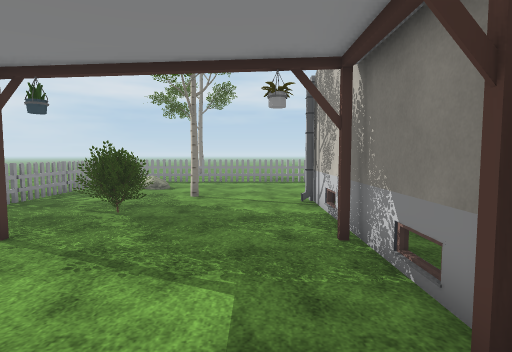
View 1 (above)

24 first-person views from a walk through a Unity game level. The camera is 1.5 m above the floor, tilts 4° down and sees 80° across. Doors are open. The floor is counted in squares, 1 m on a side. Each view is taken from the middle of a square. On the plan, view 1 faces up. The plan holds only what a view shows up to about 15 squares ahead; the rest is blank. The place goes on beyond the plan. The terrain is drawn as flat ground. The player character is not drawn. Some surface patterns are stand-ins.

View 2
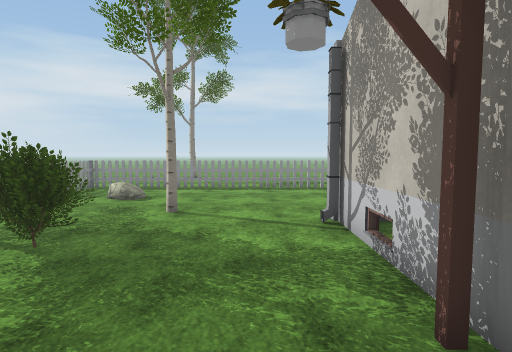

View 3
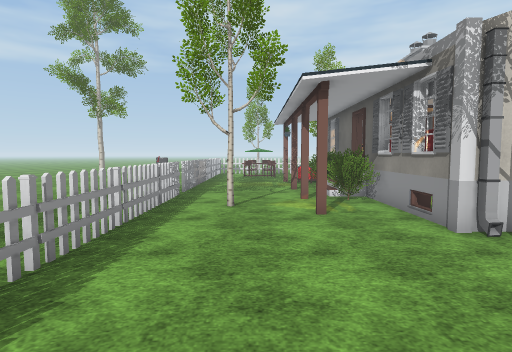

View 4
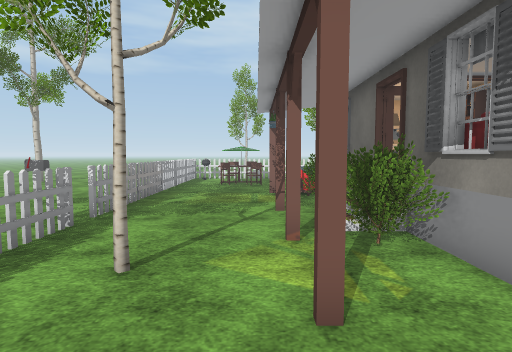

View 5
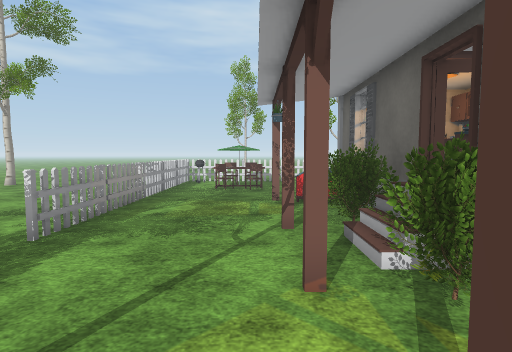

View 6
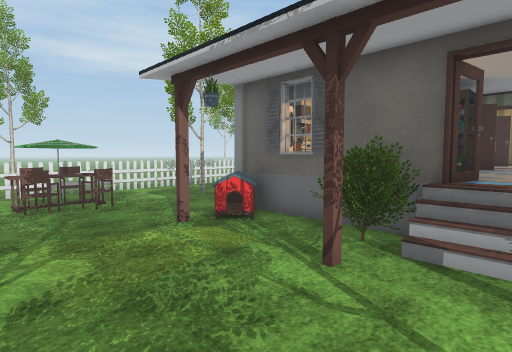

View 7
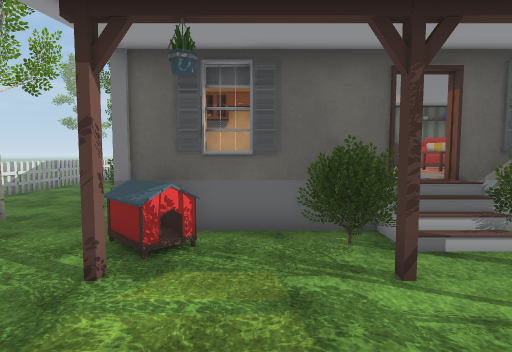

View 8
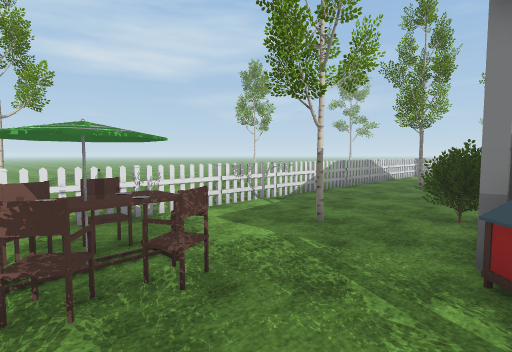

View 9
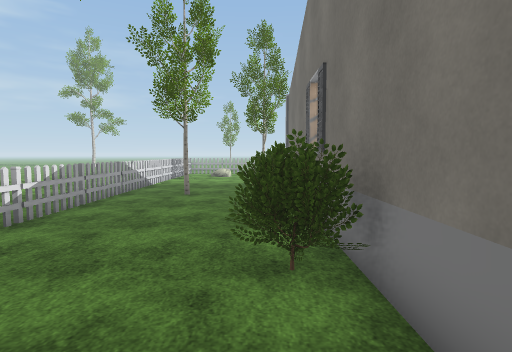

View 10
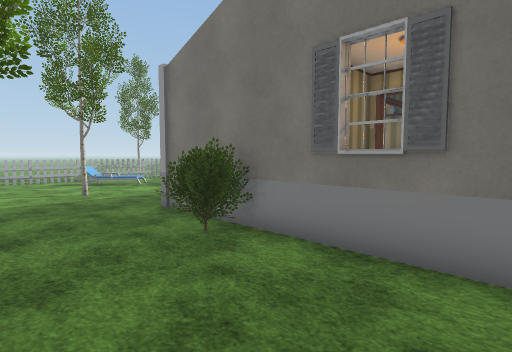

View 11
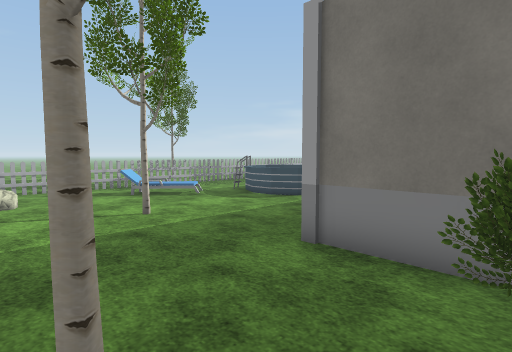

View 12
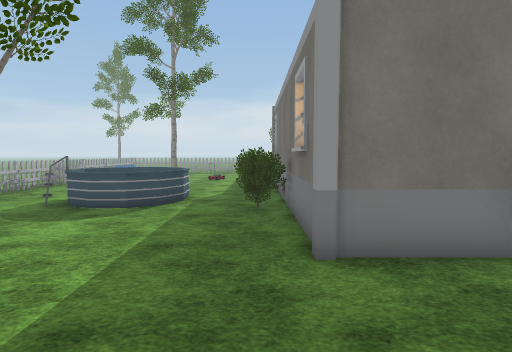

View 13
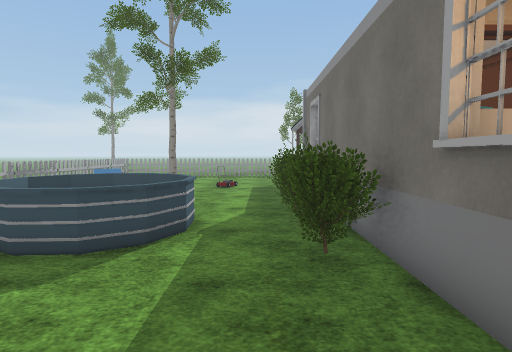

View 14
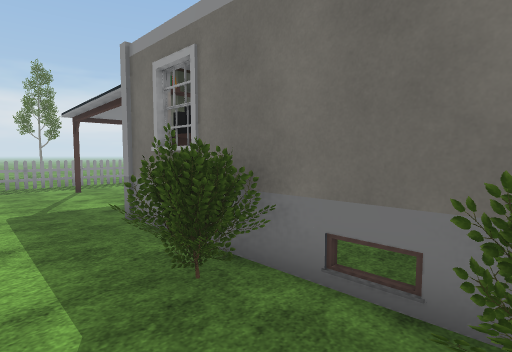

View 15
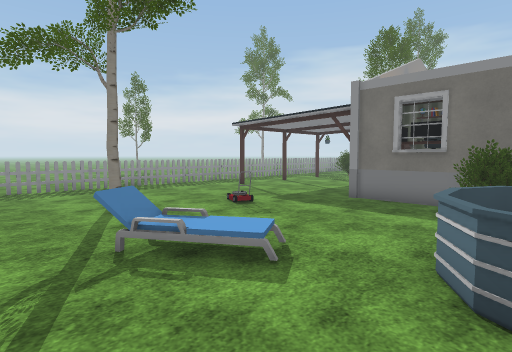

View 16
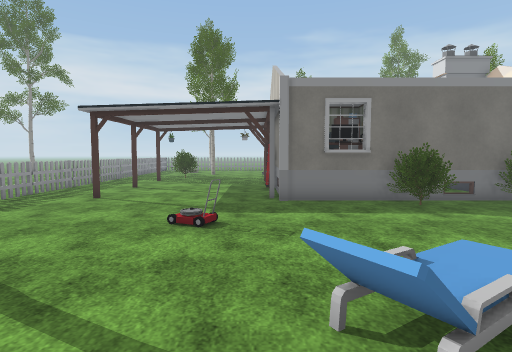

View 17
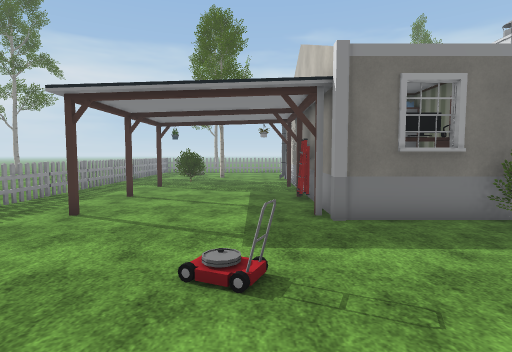

View 18
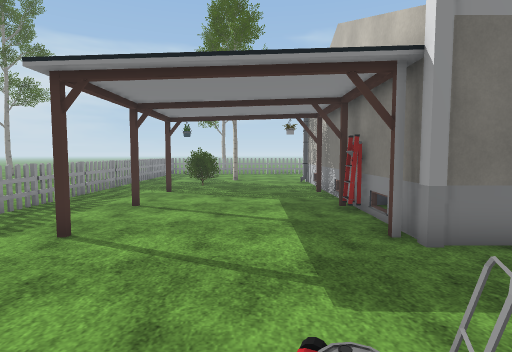

View 19
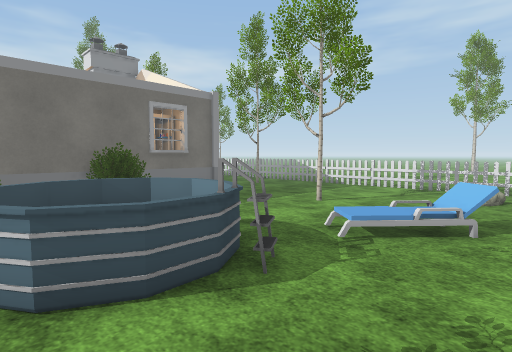

View 20
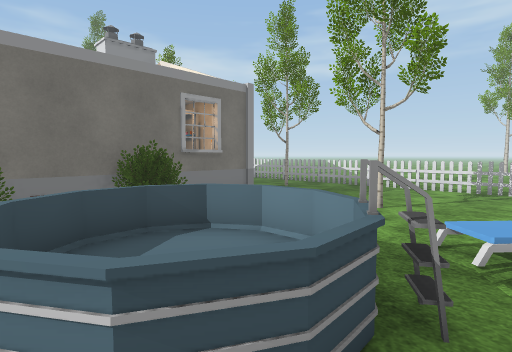

View 21
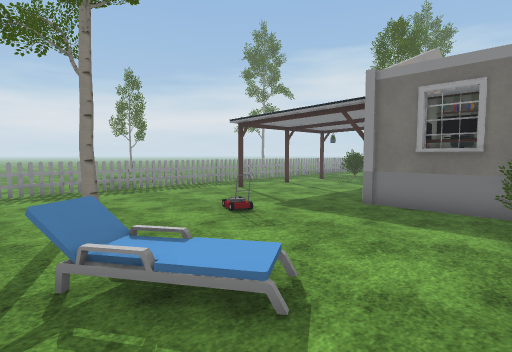

View 22
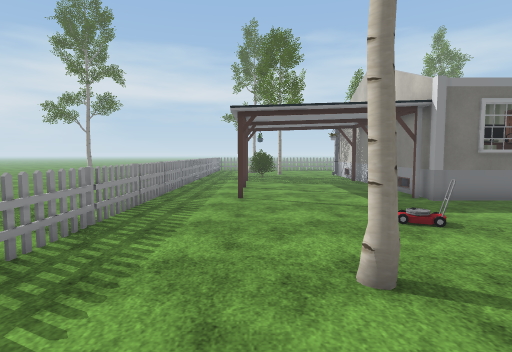

View 23
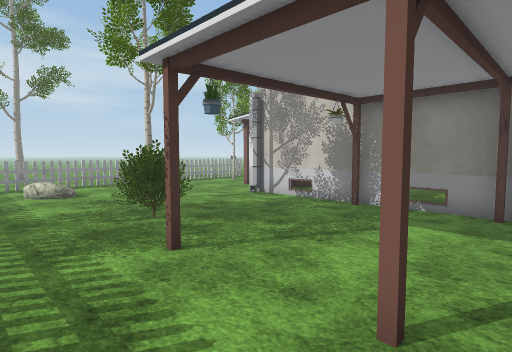

View 24
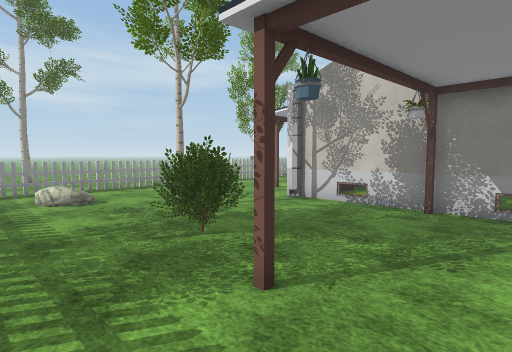

### Floor plan
Key: @ floor where view 1 was taken; # wall or solid block; x gap in a wall; . main floor; : floor 0.25 m higher than the main floor; + floor 0.5 m higher than the main floor; / step, stairs or slope; D open door; = window, fence, low wall or low ledge; ^ raised ledge; O other object.
Columns run from 8 left of view 1 to 20 right of it. Each row starts with its distance up from view 1.
 18      ........  O....
 17 #OOxOOOOxOOOOxOODOOxOxOOOOx
 16 O...............D.......... O
 15 O............#...........OO.O
 14 O..O....................O O.O
 13 O.......................OOO.O
 12 x...........O.O..O...O......x
 11 O.....#......OOOOOO.^^......O
 10 O.........OOOOOOOOOOOOO.....O
  9 O...O.....O   O O    OO..#..O
  8 O...OO....#   O      OOO....O
  7 x...OO....  O O       OO....x
  6 O.........# OOO         ....O
  5 O.........  OOO   O   O.....O
  4 O.........   #   OOO OO.....O
  3 O.........O          OO.....O
  2 x.........OOOO    O  OOO....x
  1 O.........O   #   O   OO....O
  0 O.......@.  O O  #O   O...#.O
 -1 O.........  O^    #=  O.....O
 -2 O.........  OO OOOOOO O.....O
 -3 x............OOO.OO.........x
 -4 O.............O..OO.........O
 -5 O.......=......==...........O
 -6 O.......=.....====..........O
 -7 O.............= :==.........O
 -8 x....#........=  =..........x
 -9 O.........=OO..===..........O
-10 O........==.........OO...+  O
-11 O....................=...//.O
-12 O   .    ................   O
-13       OOxOOOOxOO   OOOOxOO
-14                     ..

Where each view was taken, in squares from view 1:
view 1: 0 up, 0 right, facing up
view 2: 3 up, 0 right, facing up
view 3: 14 up, 4 left, facing right
view 4: 13 up, 1 right, facing right
view 5: 13 up, 3 right, facing right
view 6: 16 up, 7 right, facing down-right
view 7: 16 up, 11 right, facing down
view 8: 15 up, 13 right, facing down-right
view 9: 11 up, 15 right, facing down
view 10: 6 up, 18 right, facing down-left
view 11: 1 up, 18 right, facing down-left
view 12: 3 down, 18 right, facing left
view 13: 4 down, 14 right, facing left
view 14: 5 down, 9 right, facing up-left
view 15: 12 down, 7 right, facing up-left
view 16: 12 down, 1 right, facing up
view 17: 9 down, 0 right, facing up
view 18: 7 down, 1 left, facing up
view 19: 12 down, 6 right, facing up-right
view 20: 10 down, 6 right, facing up-right
view 21: 11 down, 6 right, facing up-left
view 22: 12 down, 4 left, facing up
view 23: 1 up, 7 left, facing up-right
view 24: 3 up, 7 left, facing up-right
